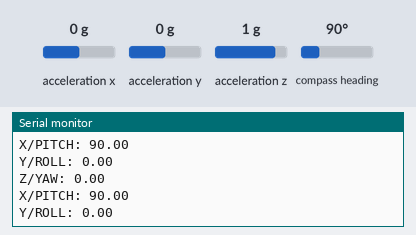
Bench run of a sketch on a simulated Arduino Uno, built with avr-gcc and run on an emulated ATmega328P. Parts: the last lines printed to the serial monitor. Inputs (shaded band) come from the test bench; at power-on: acceleration x 0 g, acceleration z 1 g, compass heading 90°, acceleration y 0 g.

Above: at 1.7 s.
1.8 s: acceleration x set to -1.4 g
At 1.88 s:
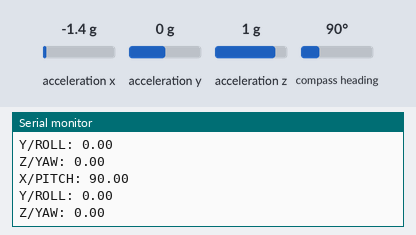
4.8 s: acceleration z set to -1.4 g
At 4.98 s:
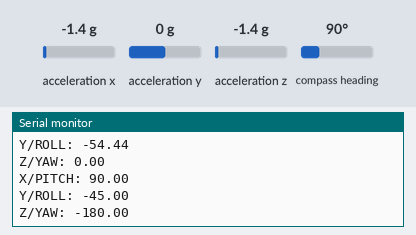
7.8 s: compass heading set to 269°
At 8.92 s:
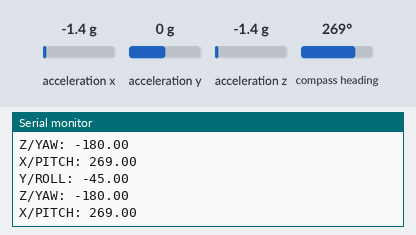
10.8 s: acceleration z set to 0 g
At 10.98 s:
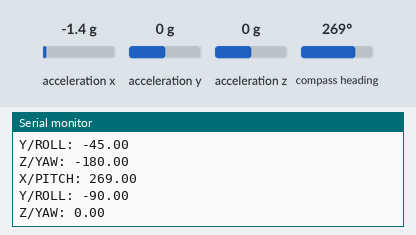
13.8 s: acceleration y set to 0.8 g
At 13.88 s:
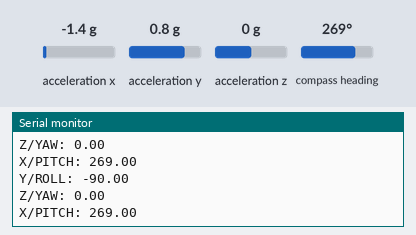
16.8 s: acceleration z set to -0.8 g
At 16.98 s:
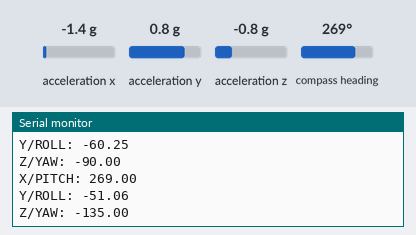
Timing chart, 0 to 19.8 s (numbered marks = the images above; inputs shaded):
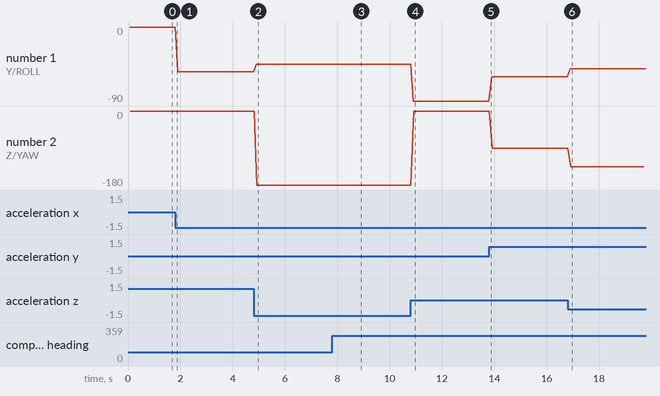

The sketch:

adafruit_bno055_test.ino
```cpp
#include <Arduino_FreeRTOS.h>
#include <Wire.h>
#include <Adafruit_Sensor.h>
#include <Adafruit_BNO055.h>
#include <utility/imumaths.h>

void TaskReadIMU(void *pvParameters);
#define BNO055_SAMPLERATE_DELAY_MS (100)
Adafruit_BNO055 bno = Adafruit_BNO055(55, 0x28, &Wire);

void setup(void) {
  Serial.begin(9600);
  while (!Serial)
    ;

  Serial.println("Orientation Sensor Test");
  if (!bno.begin()) {
    Serial.print("No BNO055 detected !!!!!!!!!!!!!!!!!!!!!!!!!!!!!!!");
    while (1)
      ;
  }

  // Create task
  if (xTaskCreate(TaskReadIMU, "ReadIMU", 256, NULL, 3, NULL) != pdFAIL) {
    Serial.println("Task created successfully.");
    delay(500);
  } else {
    Serial.println("Failed to create task.");
  }
  bno.setExtCrystalUse(true);
}

void loop(void) {
  // do tasks
}

void TaskReadIMU(void *pvParameters) {
  (void)pvParameters;

  for (;;) {
    imu::Vector<3> euler = bno.getVector(Adafruit_BNO055::VECTOR_EULER);

    Serial.print("X/PITCH: ");
    Serial.println(euler.x());
    Serial.print("Y/ROLL: ");
    Serial.println(euler.y());
    Serial.print("Z/YAW: ");
    Serial.println(euler.z());

    delay(BNO055_SAMPLERATE_DELAY_MS);
  }
}
```

Measured:
- after the input at 4.8 s, the serial monitor: prints a new line after 0.10 s (image 2)
- after the input at 7.8 s, the serial monitor: prints a new line after 0.08 s (image 3)
- after the input at 10.8 s, the serial monitor: prints a new line after 0.10 s (image 4)
- after the input at 16.8 s, the serial monitor: prints a new line after 0.10 s (image 6)
- plotted number 1: 0 → -54.44 after the input at 1.8 s, -54.44 → -45 after the input at 4.8 s, -45 → -90 after the input at 10.8 s, -90 → -60.25 after the input at 13.8 s, -60.25 → -51.06 after the input at 16.8 s
- plotted number 2: 0 → -180 after the input at 4.8 s, -180 → 0 after the input at 10.8 s, -90 → -135 after the input at 16.8 s
